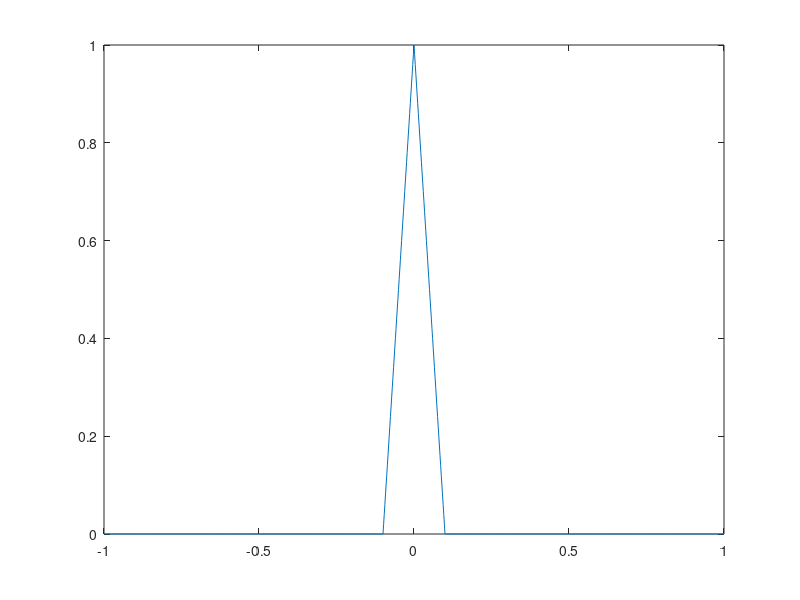
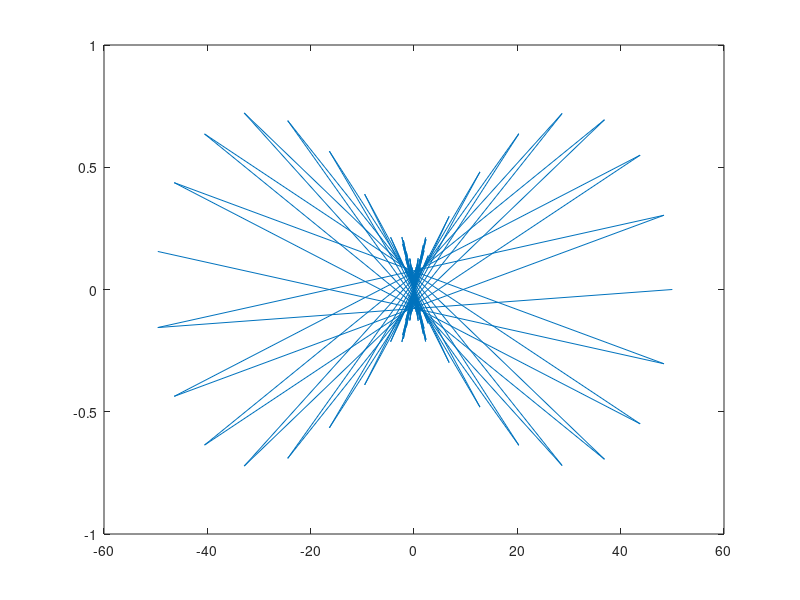

The MATLAB script that drew these images, in order:
%% Simulation Tool A

%% A 
% p(t) is the pulse shape
% transform of a triangular pulse is a sinc squared
% triangle is the convolution of two rectangular pulses
Tp = 0.1;
dt = Tp/50;
t = -1: dt: 1;
p_t = (1 - (1/Tp)*abs(t)).* (abs(t) <= Tp); 

fast_trans = fft(p_t); 
figure(1);
plot(t, p_t); 

figure(2);
plot(fast_trans); 

%% C
N = 10;                % N = 10
Xn = 2*((rand(1,N)>0.5)-0.5);

%% D
